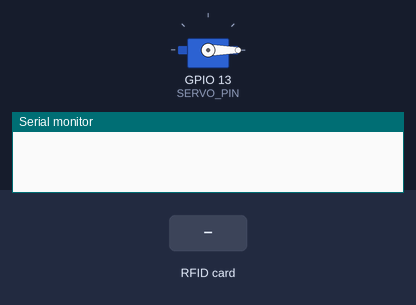
The sketch below on a simulated ESP32. On the bench: servo, the last lines printed to the serial monitor. The inputs (shaded band) are chosen by the test bench. WiFi joins after 1.5 s; servers stay silent unless stated; network time is answered at once with the bench clock; uploads are accepted with an empty reply; the local clock reads 2024-03-15 10:24:30 at power-on unless the sketch sets it.

Above: at 2.7 s.
2.8 s: RFID card 8F E9 15 1F held to the reader
4.3 s: RFID card 14 09 B1 A3 held to the reader
At 5.5 s:
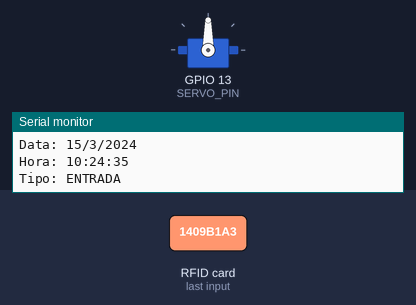
6.6 s: RFID card 5E 7A 19 C4 held to the reader
Timing chart, 0 to 9.6 s (numbered marks = the images above; inputs shaded):
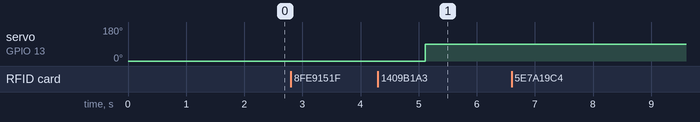

Measured:
- after the input at 4.3 s, servo on GPIO 13 (SERVO_PIN): 0° → 90° after 0.81 s

The sketch:

RFID_Sistema.ino
```cpp
#include <SPI.h>
#include <MFRC522.h>
#include <WiFi.h>
#include <WiFiClientSecure.h>
#include <TimeLib.h>
#include <NTPClient.h>
#include <WiFiUdp.h>
#include <ESP32Servo.h>

// ======= Configurações da rede e pinos =======
const char* ssid = "";                         // Nome da rede Wi-Fi
const char* password = "";                // Senha da rede Wi-Fi
const char* host = "script.google.com";           //Google Apps Script
const char* googleScriptId = "exemplo";
const int httpsPort = 443;

#define SS_PIN 5
#define RST_PIN 27
#define SERVO_PIN 13

MFRC522 rfid(SS_PIN, RST_PIN);
WiFiUDP ntpUDP;
NTPClient timeClient(ntpUDP, "pool.ntp.org", -3 * 3600);
Servo servo;
String ultimoEstado = ""; // Guarda último estado (ENTRADA ou SAÍDA)

// Certificado digital da Google (HTTPS)
const char* root_ca = \
"-----BEGIN CERTIFICATE-----\n" \
"MIIFVzCCAz+gAwIBAgINAgPlk28xsBNJiGuiFzANBgkqhkiG9w0BAQwFADBHMQsw\n" \
"CQYDVQQGEwJVUzEiMCAGA1UEChMZR29vZ2xlIFRydXN0IFNlcnZpY2VzIExMQzEU\n" \
"MBIGA1UEAxMLR1RTIFJvb3QgUjEwHhcNMTYwNjIyMDAwMDAwWhcNMzYwNjIyMDAw\n" \
"MDAwWjBHMQswCQYDVQQGEwJVUzEiMCAGA1UEChMZR29vZ2xlIFRydXN0IFNlcnZp\n" \
"Y2VzIExMQzEUMBIGA1UEAxMLR1RTIFJvb3QgUjEwggIiMA0GCSqGSIb3DQEBAQUA\n" \
"A4ICDwAwggIKAoICAQC2EQKLHuOhd5s73L+UPreVp0A8of2C+X0yBoJx9vaMf/vo\n" \
"27xqLpeXo4xL+Sv2sfnOhB2x+cWX3u+58qPpvBKJXqeqUqv4IyfLpLGcY9vXmX7w\n" \
"Cl7raKb0xlpHDU0QM+NOsROjyBhsS+z8CZDfnWQpJSMHobTSPS5g4M/SCYe7zUjw\n" \
"TcLCeoiKu7rPWRnWr4+wB7CeMfGCwcDfLqZtbBkOtdh+JhpFAz2weaSUKK0Pfybl\n" \
"qAj+lug8aJRT7oM6iCsVlgmy4HqMLnXWnOunVmSPlk9orj2XwoSPwLxAwAtcvfaH\n" \
"szVsrBhQf4TgTM2S0yDpM7xSma8ytSmzJSq0SPly4cpk9+aCEI3oncKKiPo4Zor8\n" \
"Y/kB+Xj9e1x3+naH+uzfsQ55lVe0vSbv1gHR6xYKu44LtcXFilWr06zqkUspzBmk\n" \
"MiVOKvFlRNACzqrOSbTqn3yDsEB750Orp2yjj32JgfpMpf/VjsPOS+C12LOORc92\n" \
"wO1AK/1TD7Cn1TsNsYqiA94xrcx36m97PtbfkSIS5r762DL8EGMUUXLeXdYWk70p\n" \
"aDPvOmbsB4om3xPXV2V4J95eSRQAogB/mqghtqmxlbCluQ0WEdrHbEg8QOB+DVrN\n" \
"VjzRlwW5y0vtOUucxD/SVRNuJLDWcfr0wbrM7Rv1/oFB2ACYPTrIrnqYNxgFlQID\n" \
"AQABo0IwQDAOBgNVHQ8BAf8EBAMCAYYwDwYDVR0TAQH/BAUwAwEB/zAdBgNVHQ4E\n" \
"FgQU5K8rJnEaK0gnhS9SZizv8IkTcT4wDQYJKoZIhvcNAQEMBQADggIBAJ+qQibb\n" \
"C5u+/x6Wki4+omVKapi6Ist9wTrYggoGxval3sBOh2Z5ofmmWJyq+bXmYOfg6LEe\n" \
"QkEzCzc9zolwFcq1JKjPa7XSQCGYzyI0zzvFIoTgxQ6KfF2I5DUkzps+GlQebtuy\n" \
"h6f88/qBVRRiClmpIgUxPoLW7ttXNLwzldMXG+gnoot7TiYaelpkttGsN/H9oPM4\n" \
"7HLwEXWdyzRSjeZ2axfG34arJ45JK3VmgRAhpuo+9K4l/3wV3s6MJT/KYnAK9y8J\n" \
"ZgfIPxz88NtFMN9iiMG1D53Dn0reWVlHxYciNuaCp+0KueIHoI17eko8cdLiA6Ef\n" \
"MgfdG+RCzgwARWGAtQsgWSl4vflVy2PFPEz0tv/bal8xa5meLMFrUKTX5hgUvYU/\n" \
"Z6tGn6D/Qqc6f1zLXbBwHSs09dR2CQzreExZBfMzQsNhFRAbd03OIozUhfJFfbdT\n" \
"6u9AWpQKXCBfTkBdYiJ23//OYb2MI3jSNwLgjt7RETeJ9r/tSQdirpLsQBqvFAnZ\n" \
"0E6yove+7u7Y/9waLd64NnHi/Hm3lCXRSHNboTXns5lndcEZOitHTtNCjv0xyBZm\n" \
"2tIMPNuzjsmhDYAPexZ3FL//2wmUspO8IFgV6dtxQ/PeEMMA3KgqlbbC1j+Qa3bb\n" \
"bP6MvPJwNQzcmRk13NfIRmPVNnGuV/u3gm3c\n" \
"-----END CERTIFICATE-----\n";

// ID para nome das pessoas
String getNomeByUID(String uid) {
  if (uid == "8F E9 15 1F") return "Leonardo Silva";
  if (uid == "14 09 B1 A3") return "Gustavo Leal";
  return "Visitante Desconhecido";
}

// Codifica texto para URL (GET)
String urlEncode(const String& str) {
  String encoded = "";
  for (char c : str) {
    if (isalnum(c)) encoded += c;
    else if (c == ' ') encoded += '+';
    else encoded += "%" + String("0123456789ABCDEF"[(c >> 4) & 0xF]) + String("0123456789ABCDEF"[c & 0xF]);
  }
  return encoded;
}

// Envia dados para a planilha
void enviarParaGoogleSheets(String nome, String data, String hora, String tipo) {
  WiFiClientSecure client;
  client.setCACert(root_ca);

  if (!client.connect(host, httpsPort)) return;   // Conecta ao Google Script

  // Monta a URL com os parâmetros
  String url = "/macros/s/" + String(googleScriptId) + "/exec?nome=" + urlEncode(nome) +
               "&data=" + urlEncode(data) + "&hora=" + urlEncode(hora) + "&tipo=" + urlEncode(tipo);

  client.print("GET " + url + " HTTP/1.1\r\nHost: " + host + "\r\nConnection: close\r\n\r\n");

  while (client.connected() && !client.available()) delay(10);
  while (client.available()) client.read();
  client.stop();
}

void setup() {
  Serial.begin(115200);
  SPI.begin();
  rfid.PCD_Init();
  servo.attach(SERVO_PIN);
  servo.write(0);

  // Conecta ao Wi-Fi
  WiFi.begin(ssid, password);
  while (WiFi.status() != WL_CONNECTED) delay(500);

  timeClient.begin();
}

void loop() {
  // Verifica se há novo cartão RFID
  if (!rfid.PICC_IsNewCardPresent() || !rfid.PICC_ReadCardSerial()) return;

  // Lê e UID do cartão
  String uid = "";
  for (byte i = 0; i < rfid.uid.size; i++) {
    uid += (rfid.uid.uidByte[i] < 0x10 ? " 0" : " ") + String(rfid.uid.uidByte[i], HEX);
  }
  uid.trim(); uid.toUpperCase();

  // Identifica a pessoa pelo UID
  String nome = getNomeByUID(uid);

  // Atualiza a hora atual pela internet
  timeClient.update();
  unsigned long epoch = timeClient.getEpochTime(); // Tempo em segundos
  String data = String(day(epoch)) + "/" + String(month(epoch)) + "/" + String(year(epoch));
  String hora = timeClient.getFormattedTime();

  // Alterna tipo entre ENTRADA e SAÍDA
  String tipo = (ultimoEstado == "SAIDA") ? "ENTRADA" : "SAIDA";
  ultimoEstado = tipo;

  // Se o nome for conhecido, libera o acesso com o servo
  if (nome != "Visitante Desconhecido") {
    servo.write(tipo == "ENTRADA" ? 90 : 0);  // Abre ou fecha a "porta"
    Serial.println("Acesso autorizado - " + tipo);
  } else {
    Serial.println("Acesso negado!");
  }

  // Mostra os dados no monitor serial
  Serial.printf("UID: %s\nNome: %s\nData: %s\nHora: %s\nTipo: %s\n",
    uid.c_str(), nome.c_str(), data.c_str(), hora.c_str(), tipo.c_str());

  // Envia os dados para o Google Sheets
  enviarParaGoogleSheets(nome, data, hora, tipo);

  delay(2000);
  rfid.PICC_HaltA();
}
```
